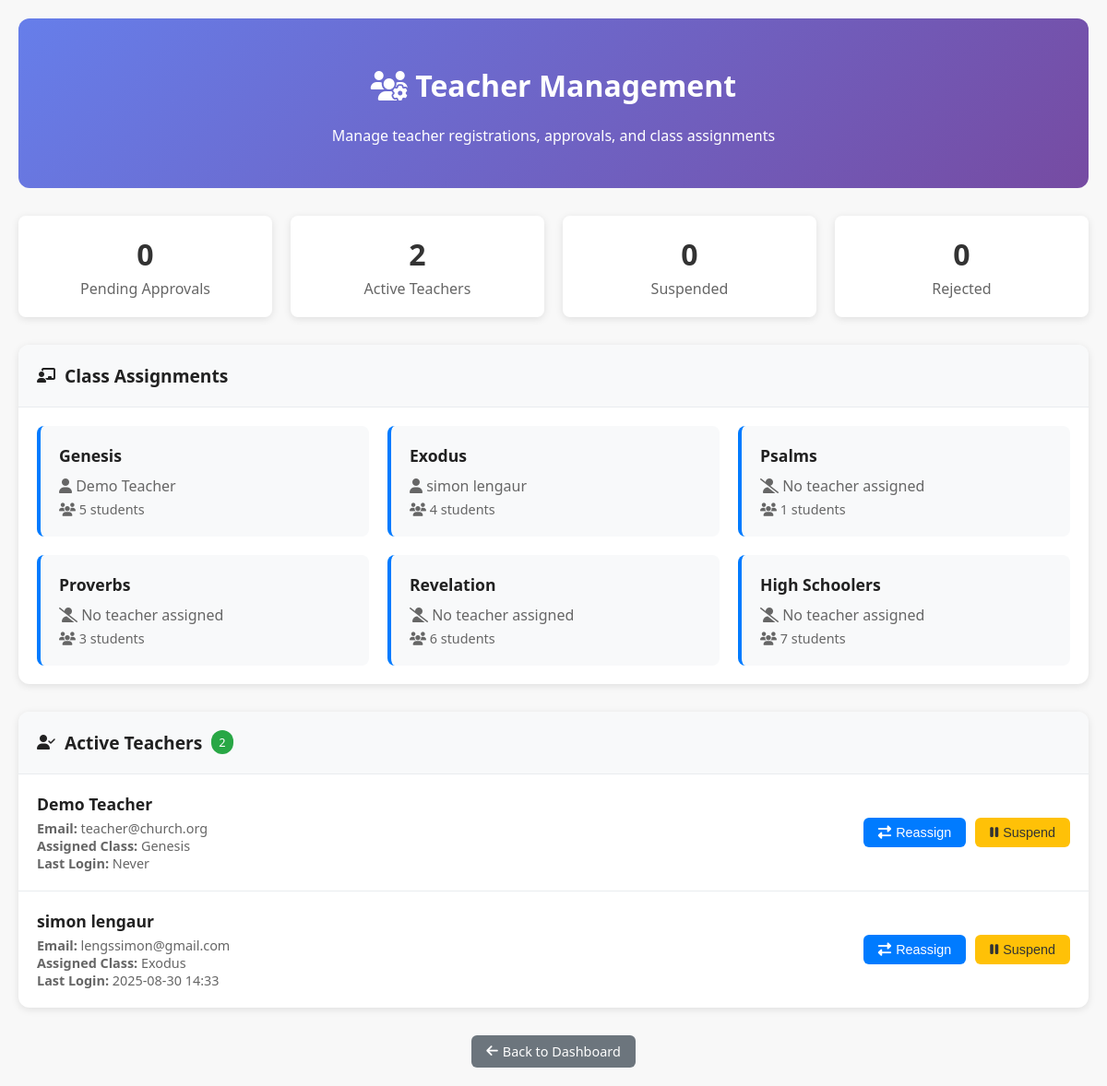
The app's page /admin/teachers (signed in) with its own data.
### app.py (models this page shows)
class User(db.Model):
    id = db.Column(db.Integer, primary_key=True)
    username = db.Column(db.String(80), unique=True, nullable=False)
    password = db.Column(db.String(120), nullable=False)
    role = db.Column(db.String(20), nullable=False, default="teacher")
    full_name = db.Column(db.String(100), nullable=True)
    email = db.Column(db.String(100), unique=True, nullable=True)
    phone = db.Column(db.String(20), nullable=True)
    assigned_class = db.Column(db.String(50), nullable=True)
    preferred_class = db.Column(db.String(50), nullable=True)
    status = db.Column(db.String(20), nullable=False, default="pending")
    registration_message = db.Column(db.Text, nullable=True)
    approved_by = db.Column(db.Integer, db.ForeignKey('user.id'), nullable=True)
    approved_at = db.Column(db.DateTime, nullable=True)
    last_login = db.Column(db.DateTime, nullable=True)
    created_at = db.Column(db.DateTime, nullable=False, default=datetime.now)

### app.py (the view)
@app.route('/admin/teachers', methods=['GET'])
def admin_teachers():
    if not session.get("role") == "admin":
        flash("Access denied.", "danger")
        return redirect(url_for("dashboard"))
    pending_teachers = User.query.filter_by(status='pending', role='teacher').all()
    active_teachers = User.query.filter_by(status='active', role='teacher').all()
    suspended_teachers = User.query.filter_by(status='suspended', role='teacher').all()
    rejected_teachers = User.query.filter_by(status='rejected', role='teacher').all()
    classes = ["Genesis", "Exodus", "Psalms", "Proverbs", "Revelation", "High Schoolers"]
    class_assignments = {}
    for class_name in classes:
        teacher = User.query.filter_by(assigned_class=class_name, status='active').first()
        student_count = Student.query.filter_by(student_class=class_name, status='active').count()
        class_assignments[class_name] = {
            'teacher': teacher,
            'student_count': student_count
        }
    return render_template("admin_teachers.html",
                         pending_teachers=pending_teachers,
                         active_teachers=active_teachers,
                         suspended_teachers=suspended_teachers,
                         rejected_teachers=rejected_teachers,
                         class_assignments=class_assignments,
                         classes=classes)

### app.py (called while the page is built)
@app.context_processor
def inject_now():
    return {'now': datetime.now}

@app.context_processor
def utility_functions():
    def attendance_present(student_id, sunday):
        record = Attendance.query.filter_by(student_id=student_id, date=sunday).first()
        return record.present if record else False
    return dict(attendance_present=attendance_present)

### templates/admin_teachers.html (shortened to what this page needs)
<!DOCTYPE html>
<html lang="en">
<head>
    <link rel="stylesheet" href="https://cdnjs.cloudflare.com/ajax/libs/font-awesome/6.5.0/css/all.min.css">
    <link rel="stylesheet" href="{{ url_for('static', filename='css/styles.css') }}">
</head>
<body>
    <div class="teacher-management">
        <div class="management-header">
            <h1><i class="fas fa-users-cog"></i> Teacher Management</h1>
            <p>Manage teacher registrations, approvals, and class assignments</p>
        </div>
        <div class="stats-grid">
            <div class="stat-card">
                <div class="stat-number">{{ pending_teachers|length }}</div>
                <div class="stat-label">Pending Approvals</div>
            </div>
            <div class="stat-card">
                <div class="stat-number">{{ active_teachers|length }}</div>
                <div class="stat-label">Active Teachers</div>
            </div>
            <div class="stat-card">
                <div class="stat-number">{{ suspended_teachers|length }}</div>
                <div class="stat-label">Suspended</div>
            </div>
            <div class="stat-card">
                <div class="stat-number">{{ rejected_teachers|length }}</div>
                <div class="stat-label">Rejected</div>
            </div>
        </div>
        <div class="section">
            <div class="section-header">
                <i class="fas fa-chalkboard-teacher"></i>
                <h2 class="section-title">Class Assignments</h2>
            </div>
            <div class="class-grid">
                {% for class_name in classes %}
                <div class="class-card">
                    <div class="class-name">{{ class_name }}</div>
                    <div class="class-teacher">
                        {% if class_assignments[class_name].teacher %}
                            <i class="fas fa-user"></i> {{ class_assignments[class_name].teacher.full_name }}
                        {% else %}
                            <i class="fas fa-user-slash"></i> No teacher assigned
                        {% endif %}
                    </div>
                    <div class="class-students">
                        <i class="fas fa-users"></i> {{ class_assignments[class_name].student_count }} students
                    </div>
                </div>
                {% endfor %}
            </div>
        </div>
        {% if active_teachers %}
        <div class="section">
            <div class="section-header">
                <i class="fas fa-user-check"></i>
                <h2 class="section-title">Active Teachers</h2>
                <span class="badge success">{{ active_teachers|length }}</span>
            </div>
            {% for teacher in active_teachers %}
            <div class="teacher-card">
                <div class="teacher-info">
                    <div class="teacher-name">{{ teacher.full_name }}</div>
                    <div class="teacher-details">
                        <strong>Email:</strong> {{ teacher.email }}<br>
                        <strong>Assigned Class:</strong> {{ teacher.assigned_class or 'Not assigned' }}<br>
                        <strong>Last Login:</strong> {{ teacher.last_login.strftime('%Y-%m-%d %H:%M') if teacher.last_login else 'Never' }}
                    </div>
                </div>
                <div class="teacher-actions">
                    <button class="btn btn-primary" onclick="reassignTeacher({{ teacher.id }}, '{{ teacher.assigned_class }}')">
                        <i class="fas fa-exchange-alt"></i> Reassign
                    </button>
                    <button class="btn btn-warning" onclick="suspendTeacher({{ teacher.id }})">
                        <i class="fas fa-pause"></i> Suspend
                    </button>
                </div>
            </div>
            {% endfor %}
        </div>
        {% endif %}
        <div style="text-align: center; margin-top: 30px;">
            <a href="{{ url_for('dashboard') }}" class="btn btn-secondary">
                <i class="fas fa-arrow-left"></i> Back to Dashboard
            </a>
        </div>
    </div>
</body>
</html>

### static/css/styles.css (style rules this page uses)
body { font-family: 'Segoe UI', sans-serif; margin: 0; padding: 0; background-color: #f8f8f8; color: #212121; }

### templates/admin_teachers.html (style rules this page uses)
.teacher-management { padding: 20px; max-width: 1200px; margin: 0 auto; }
.management-header { background: linear-gradient(135deg, #667eea 0%, #764ba2 100%); color: white; padding: 30px; border-radius: 12px; margin-bottom: 30px; text-align: center; }
.stats-grid { display: grid; grid-template-columns: repeat(auto-fit, minmax(200px, 1fr)); gap: 20px; margin-bottom: 30px; }
.stat-card { background: white; padding: 20px; border-radius: 8px; box-shadow: 0 2px 8px rgba(0,0,0,0.1); text-align: center; }
.stat-number { font-size: 2rem; font-weight: bold; color: #333; }
.stat-label { color: #666; margin-top: 5px; }
.section { background: white; border-radius: 12px; box-shadow: 0 2px 8px rgba(0,0,0,0.1); margin-bottom: 30px; overflow: hidden; }
.section-header { background: #f8f9fa; padding: 20px; border-bottom: 1px solid #e9ecef; display: flex; align-items: center; gap: 10px; }
.section-title { font-size: 1.2rem; font-weight: 600; margin: 0; }
.badge { background: #dc3545; color: white; padding: 4px 8px; border-radius: 12px; font-size: 0.8rem; font-weight: 500; }
.badge.success { background: #28a745; }
.teacher-card { padding: 20px; border-bottom: 1px solid #e9ecef; display: flex; align-items: center; justify-content: space-between; }
.teacher-card:last-child { border-bottom: none; }
.teacher-info { flex: 1; }
.teacher-name { font-weight: 600; font-size: 1.1rem; margin-bottom: 5px; }
.teacher-details { color: #666; font-size: 0.9rem; }
.teacher-actions { display: flex; gap: 10px; align-items: center; }
.btn { padding: 8px 16px; border: none; border-radius: 6px; cursor: pointer; font-size: 0.9rem; font-weight: 500; text-decoration: none; display: inline-flex; align-items: center; gap: 5px; transition: all 0.3s; }
.btn-primary { background: #007bff; color: white; }
.btn-warning { background: #ffc107; color: #333; }
.btn-secondary { background: #6c757d; color: white; }
.class-grid { display: grid; grid-template-columns: repeat(auto-fit, minmax(300px, 1fr)); gap: 20px; padding: 20px; }
.class-card { background: #f8f9fa; padding: 20px; border-radius: 8px; border-left: 4px solid #007bff; }
.class-name { font-weight: 600; font-size: 1.1rem; margin-bottom: 10px; }
.class-teacher { color: #666; margin-bottom: 5px; }
.class-students { color: #666; font-size: 0.9rem; }

### records on screen
User: full_name "Demo Teacher", full_name "Demo Teacher", email "teacher@church.org", assigned_class "Genesis", last_login "Never"
User: full_name "simon lengaur", full_name "simon lengaur", email "lengssimon@gmail.com", assigned_class "Exodus", last_login "2025-08-30 14:33"

### other values on screen
{{ pending_teachers|length }} "0"
{{ active_teachers|length }} "2"
{{ suspended_teachers|length }} "0"
{{ rejected_teachers|length }} "0"
{{ class_name }} "Genesis" "Exodus" "Psalms" "Proverbs" "Revelation" "High Schoolers"
{{ class_assignments[class_name].student_count }} "5" "4" "1" "3" "6" "7"
